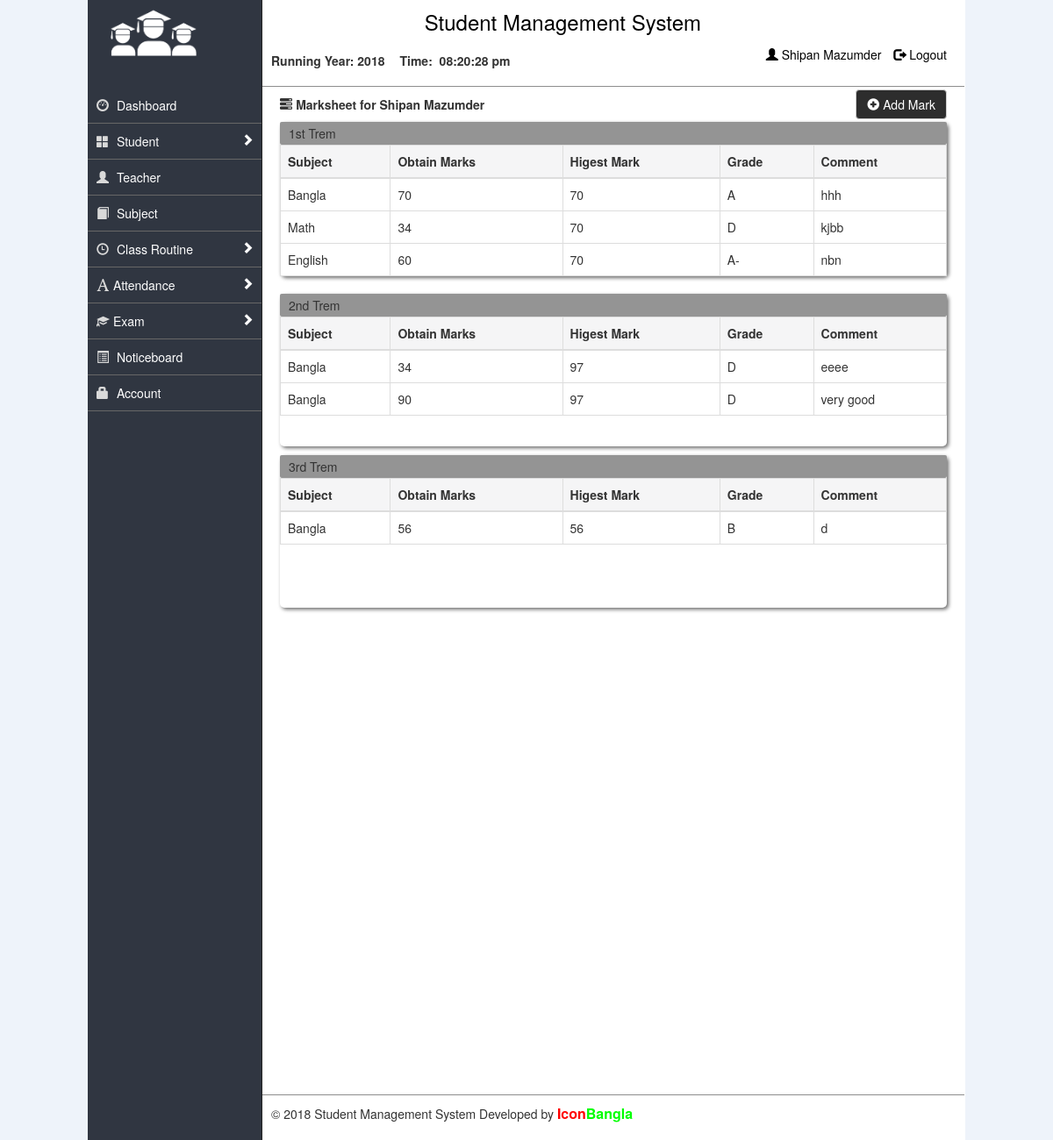
The app's page /teacher/marksheet.php?student_id=6 (signed in) with its own data.
### tables this page shows
CREATE TABLE IF NOT EXISTS `student` (
  `student_id` int(11) NOT NULL,
  `name` varchar(20) NOT NULL,
  `semail` varchar(35) NOT NULL,
  `password` varchar(33) NOT NULL,
  `birthday` varchar(15) NOT NULL,
  `picture` varchar(100) NOT NULL,
  `roll` varchar(6) NOT NULL,
  `class` varchar(8) NOT NULL,
  `section` varchar(2) NOT NULL,
  `gender` varchar(7) NOT NULL,
  `address` varchar(200) NOT NULL,
  `mobile` varchar(15) NOT NULL,
  `lavel` int(2) NOT NULL,
  `status` enum('0','1','','') NOT NULL
);

CREATE TABLE IF NOT EXISTS `exam` (
  `exam_id` int(11) NOT NULL,
  `student_id` int(11) NOT NULL,
  `name` varchar(20) NOT NULL,
  `exam` varchar(6) NOT NULL,
  `class` varchar(10) NOT NULL,
  `section` varchar(2) NOT NULL,
  `subject` varchar(35) NOT NULL,
  `roll` varchar(6) NOT NULL,
  `comment` varchar(200) NOT NULL,
  `mark` varchar(3) NOT NULL,
  `year` varchar(6) NOT NULL
);

### teacher/marksheet.php (the view, shortened to what this page needs)
<?php
	if(isset($_GET['student_id'])){
		$student_id=$_GET['student_id'];
	}
	$res=mysql_query("SELECT * FROM student WHERE student_id='$student_id'");
	$rows=mysql_fetch_array($res);
?>
<!DOCTYPE html>
<html lang="en">
  <head>
    <link href="../css/bootstrap.min.css" type="text/css" rel="stylesheet" />
    <link href="../css/main.css" type="text/css" rel="stylesheet" />
  </head>
  <body>
  	<div class="main3">
  	<?php require_once("rightsidebar3.php"); ?>
        <div class="left_sidebar">
        	<?php  require_once("header.php")?>
            <div class="content3">
            	<span class="t_d"><span class="glyphicon glyphicon-tasks"></span> Marksheet for <?php echo $rows['name']; ?></span><a href="editmark.php?student_id=<?php echo $student_id; ?>" class="btn btn-default" style="float:right; margin:3px 20px 0px 0px; background-color:#2D2D2D; color:#FFFFFF;"><span class="glyphicon glyphicon-plus-sign"></span> Add Mark</a>
                	<div class="t_routine">
					 <div class="marksheet">
                        	<div class="t_mark">
                            	1st Trem
                            </div>
                            <div class="table">
                            	<table class="table table-bordered">
                                    <thead>
                                        <tr class="tr_b">
                                            <th>Subject</th>
                                            <th>Obtain Marks</th>
                                            <th>Higest Mark</th>
                                            <th>Grade</th>
                                            <th>Comment</th>
                                        </tr>
                                    </thead>
                                     <tbody>
                                    <?Php
										$result=mysql_query("SELECT * FROM exam WHERE student_id='$student_id' AND exam='1st' ");
										while($row=mysql_fetch_array($result)){
												$subject=$row['subject'];
												$class=$row['class'];
												$section=$row['section'];
											echo '<tr>
													<td>'.$row['subject'].'</td>
													<td>'.$row['mark'].'</td>';?>
													<td>
													<?php
													 $max=mysql_query("SELECT MAX(mark)  from exam WHERE subject='$subject' AND class='$class' AND section='$section' AND exam='1st'");
													 $rowm=mysql_fetch_array($max);
													 echo $rowm['0'];
													?>
                                                    </td>
                                                    <td>
                                                    <?php
                                                    $point=mysql_query("SELECT mark  from exam WHERE subject='$subject' AND class='$class' AND section='$section' AND student_id='$student_id' AND exam='1st'");
													 $rowm=mysql_fetch_array($point);
													 if($rowm['mark']<=100 AND $rowm['mark']>=80 ){
														 echo 'A+';
													 }
													 else if($rowm['mark']>=70 ){
														 echo 'A';
													 }
													 else if ($rowm['mark']>=60){
														 echo 'A-';
													 }
													 else if ($rowm['mark']>=50){
														 echo 'B';
													 }
													 else if ($rowm['mark']>=40){
														 echo 'C';
													 }
													 else if ($rowm['mark']>=33){
														 echo 'D';
													 }
													 else {
														 echo 'F';
													 }
													 ?>
                                                    </td>
											<?php	echo '
													<td>'.$row['comment'].'</td>
												</tr>';
										}
									?>
                                    </tbody>
                                 </table>
                             </div>
                        </div>
                        <div class="marksheet">
                        	<div class="t_mark">
                            	2nd Trem
                            </div>
                            <div class="table">
                              	<table class="table table-bordered">
                                    <thead>
                                        <tr class="tr_b">
                                            <th>Subject</th>
                                            <th>Obtain Marks</th>
                                            <th>Higest Mark</th>
                                            <th>Grade</th>
                                            <th>Comment</th>
                                        </tr>
                                    </thead>
                                     <tbody>
                                    <?Php
										$result=mysql_query("SELECT * FROM exam WHERE student_id='$student_id' AND exam='2nd' ");
										while($row=mysql_fetch_array($result)){
												$subject=$row['subject'];
												$class=$row['class'];
												$section=$row['section'];
											echo '<tr>
													<td>'.$row['subject'].'</td>
													<td>'.$row['mark'].'</td>';?>
													<td>
													<?php
													 $max=mysql_query("SELECT MAX(mark)  from exam WHERE subject='$subject' AND class='$class' AND section='$section'  AND exam='2nd'");
													 $rowm=mysql_fetch_array($max);
													 echo $rowm['0'];
													?>
                                                    </td>
                                                    <td>
                                                    <?php
                                                    $point=mysql_query("SELECT mark  from exam WHERE subject='$subject' AND class='$class' AND section='$section' AND student_id='$student_id' AND exam='2nd'");
													 $rowm=mysql_fetch_array($point);
													 if($rowm['mark']<=100 AND $rowm['mark']>=80 ){
														 echo 'A+';
													 }
													 else if($rowm['mark']>=70 ){
														 echo 'A';
													 }
													 else if ($rowm['mark']>=60){
														 echo 'A-';
													 }
													 else if ($rowm['mark']>=50){
														 echo 'B';
													 }
													 else if ($rowm['mark']>=40){
														 echo 'C';
													 }
													 else if ($rowm['mark']>=33){
														 echo 'D';
													 }
													 else {
														 echo 'F';
													 }
													 ?>
                                                    </td>
											<?php	echo '
													<td>'.$row['comment'].'</td>
												</tr>';
										}
									?>
                                    </tbody>
                                 </table>
                            </div>
                        </div>
                        <div class="marksheet">
                        	<div class="t_mark">
                            	3rd Trem
                            </div>
                            <div class="table">
                            	<table class="table table-bordered">
                                    <thead>
                                        <tr class="tr_b">
                                            <th>Subject</th>
                                            <th>Obtain Marks</th>
                                            <th>Higest Mark</th>
                                            <th>Grade</th>
                                            <th>Comment</th>
                                        </tr>
                                    </thead>
                                     <tbody>
                                    <?Php
										$result=mysql_query("SELECT * FROM exam WHERE student_id='$student_id' AND exam='3rd' ");
										while($row=mysql_fetch_array($result)){
												$subject=$row['subject'];
												$class=$row['class'];
												$section=$row['section'];
											echo '<tr>
													<td>'.$row['subject'].'</td>
													<td>'.$row['mark'].'</td>';?>
													<td>
													<?php
													 $max=mysql_query("SELECT MAX(mark)  from exam WHERE subject='$subject' AND class='$class' AND section='$section' AND exam='3rd'");
													 $rowm=mysql_fetch_array($max);
													 echo $rowm['0'];
													?>
                                                    </td>
                                                    <td>
                                                    <?php
                                                    $point=mysql_query("SELECT mark  from exam WHERE subject='$subject' AND class='$class' AND section='$section' AND student_id='$student_id' AND exam='3rd'");
													 $rowm=mysql_fetch_array($point);
													 if($rowm['mark']<=100 AND $rowm['mark']>=80 ){
														 echo 'A+';
													 }
													 else if($rowm['mark']>=70 ){
														 echo 'A';
													 }
													 else if ($rowm['mark']>=60){
														 echo 'A-';
													 }
													 else if ($rowm['mark']>=50){
														 echo 'B';
													 }
													 ?>
                                                    </td>
											<?php	echo '
													<td>'.$row['comment'].'</td>
												</tr>';
										}
									?>
                                    </tbody>
                                 </table>
                           </div>
                        </div>
                    </div>
            </div>
            <?php require_once("footer.php"); ?>
        </div>
    </div>
  </body>
</html>

### css/main.css (style rules this page uses)
body { background:#EEF3FA; }
.main3 { width:1000px;height:1300px;margin:0 auto 0 auto;background:#FFFFFF; }
.content3 { height:1149px; width:800px; float:left; }
.t_d { margin-left:20px; margin-top:10px; font-weight:bold; float:left; overflow:hidden; }
.t_routine { width:760px; height:500px; margin:40px 20px 20px 20px; border-radius:5px; }
.tr_b { background:#F5F5F6; }
.marksheet { width:760px; height:auto; min-height:174px; background:#ffffff; margin-bottom:10px; border-radius:5px; box-shadow: 2px 2px 4px #6B6B6B; }
.t_mark { height:26px; background:#949494; width:760px; padding:3px 0px 3px 10px; border-radius:2px; }

### records on screen
student: name "Shipan Mazumder"
exam: subject "Bangla", mark "70", 0 "70", shows "A", comment "hhh"
exam: subject "Math", mark "34", 0 "70", shows "D", comment "kjbb"
exam: subject "English", mark "60", 0 "70", shows "A-", comment "nbn"
exam: subject "Bangla", mark "34", 0 "97", shows "D", comment "eeee"
exam: subject "Bangla", mark "90", 0 "97", comment "very good"
exam: subject "Bangla", mark "56", 0 "56", comment "d"

### other values on screen
$_SESSION['name'] "Shipan Mazumder"
